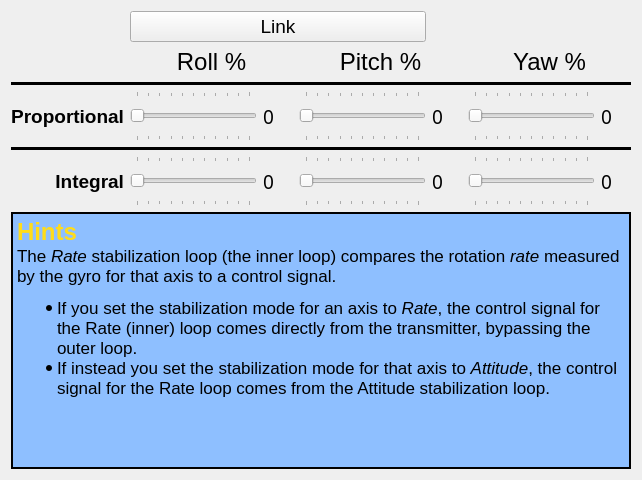
         <widget class="QWidget" name="basicRateStab">
          <property name="geometry">
           <rect>
            <x>0</x>
            <y>0</y>
            <width>642</width>
            <height>480</height>
           </rect>
          </property>
          <property name="sizePolicy">
           <sizepolicy hsizetype="Expanding" vsizetype="Expanding">
            <horstretch>0</horstretch>
            <verstretch>0</verstretch>
           </sizepolicy>
          </property>
          <property name="sizeIncrement">
           <size>
            <width>1</width>
            <height>1</height>
           </size>
          </property>
          <property name="font">
           <font>
            <pointsize>14</pointsize>
            <weight>50</weight>
            <bold>false</bold>
           </font>
          </property>
          <property name="autoFillBackground">
           <bool>true</bool>
          </property>
          <attribute name="label">
           <string>Rate Stabilization (Inner Loop)</string>
          </attribute>
          <layout class="QGridLayout" name="gridLayout_6" rowstretch="0" columnstretch="0">
           <item row="0" column="0">
            <layout class="QGridLayout" name="gridLayout_4" rowstretch="0,0,0,0,0,0,0" columnstretch="0,0,0,0,0,0,0">
             <property name="sizeConstraint">
              <enum>QLayout::SetNoConstraint</enum>
             </property>
             <item row="3" column="0">
              <widget class="QLabel" name="label_3">
               <property name="font">
                <font>
                 <pointsize>14</pointsize>
                 <weight>75</weight>
                 <bold>true</bold>
                </font>
               </property>
               <property name="autoFillBackground">
                <bool>false</bool>
               </property>
               <property name="text">
                <string>Proportional</string>
               </property>
               <property name="alignment">
                <set>Qt::AlignRight|Qt::AlignTrailing|Qt::AlignVCenter</set>
               </property>
              </widget>
             </item>
             <item row="5" column="0">
              <widget class="QLabel" name="label_4">
               <property name="font">
                <font>
                 <pointsize>14</pointsize>
                 <weight>75</weight>
                 <bold>true</bold>
                </font>
               </property>
               <property name="autoFillBackground">
                <bool>false</bool>
               </property>
               <property name="text">
                <string>Integral</string>
               </property>
               <property name="alignment">
                <set>Qt::AlignRight|Qt::AlignTrailing|Qt::AlignVCenter</set>
               </property>
              </widget>
             </item>
             <item row="3" column="5">
              <widget class="QSlider" name="rateYawProp">
               <property name="minimumSize">
                <size>
                 <width>100</width>
                 <height>50</height>
                </size>
               </property>
               <property name="autoFillBackground">
                <bool>false</bool>
               </property>
               <property name="maximum">
                <number>100</number>
               </property>
               <property name="orientation">
                <enum>Qt::Horizontal</enum>
               </property>
               <property name="tickPosition">
                <enum>QSlider::TicksBothSides</enum>
               </property>
               <property name="tickInterval">
                <number>10</number>
               </property>
               <property name="wrapping" stdset="0">
                <bool>false</bool>
               </property>
               <property name="notchTarget" stdset="0">
                <double>0.000000000000000</double>
               </property>
               <property name="notchesVisible" stdset="0">
                <bool>false</bool>
               </property>
              </widget>
             </item>
             <item row="5" column="5">
              <widget class="QSlider" name="rateYawInt">
               <property name="minimumSize">
                <size>
                 <width>0</width>
                 <height>50</height>
                </size>
               </property>
               <property name="autoFillBackground">
                <bool>false</bool>
               </property>
               <property name="maximum">
                <number>100</number>
               </property>
               <property name="orientation">
                <enum>Qt::Horizontal</enum>
               </property>
               <property name="tickPosition">
                <enum>QSlider::TicksBothSides</enum>
               </property>
               <property name="tickInterval">
                <number>10</number>
               </property>
               <property name="wrapping" stdset="0">
                <bool>false</bool>
               </property>
               <property name="notchTarget" stdset="0">
                <double>0.000000000000000</double>
               </property>
               <property name="notchesVisible" stdset="0">
                <bool>false</bool>
               </property>
              </widget>
             </item>
             <item row="4" column="0" colspan="7">
              <widget class="Line" name="line">
               <property name="sizePolicy">
                <sizepolicy hsizetype="Expanding" vsizetype="Fixed">
                 <horstretch>0</horstretch>
                 <verstretch>0</verstretch>
                </sizepolicy>
               </property>
               <property name="autoFillBackground">
                <bool>false</bool>
               </property>
               <property name="frameShadow">
                <enum>QFrame::Plain</enum>
               </property>
               <property name="lineWidth">
                <number>5</number>
               </property>
               <property name="orientation">
                <enum>Qt::Horizontal</enum>
               </property>
              </widget>
             </item>
             <item row="2" column="0" colspan="7">
              <widget class="Line" name="line_2">
               <property name="sizePolicy">
                <sizepolicy hsizetype="Expanding" vsizetype="Fixed">
                 <horstretch>0</horstretch>
                 <verstretch>0</verstretch>
                </sizepolicy>
               </property>
               <property name="autoFillBackground">
                <bool>false</bool>
               </property>
               <property name="frameShadow">
                <enum>QFrame::Plain</enum>
               </property>
               <property name="lineWidth">
                <number>5</number>
               </property>
               <property name="orientation">
                <enum>Qt::Horizontal</enum>
               </property>
              </widget>
             </item>
             <item row="0" column="1" colspan="3">
              <widget class="QPushButton" name="linkRatePitchRoll">
               <property name="autoFillBackground">
                <bool>false</bool>
               </property>
               <property name="text">
                <string>Link</string>
               </property>
               <property name="checkable">
                <bool>true</bool>
               </property>
               <property name="flat">
                <bool>false</bool>
               </property>
              </widget>
             </item>
             <item row="3" column="6">
              <widget class="QLabel" name="RPYL">
               <property name="minimumSize">
                <size>
                 <width>30</width>
                 <height>0</height>
                </size>
               </property>
               <property name="font">
                <font>
                 <family>Monaco</family>
                 <pointsize>14</pointsize>
                </font>
               </property>
               <property name="autoFillBackground">
                <bool>false</bool>
               </property>
               <property name="text">
                <string>0</string>
               </property>
               <property name="alignment">
                <set>Qt::AlignLeading|Qt::AlignLeft|Qt::AlignVCenter</set>
               </property>
              </widget>
             </item>
             <item row="5" column="6">
              <widget class="QLabel" name="RIYL">
               <property name="minimumSize">
                <size>
                 <width>30</width>
                 <height>0</height>
                </size>
               </property>
               <property name="font">
                <font>
                 <family>Monaco</family>
                 <pointsize>14</pointsize>
                </font>
               </property>
               <property name="autoFillBackground">
                <bool>false</bool>
               </property>
               <property name="text">
                <string>0</string>
               </property>
               <property name="alignment">
                <set>Qt::AlignLeading|Qt::AlignLeft|Qt::AlignVCenter</set>
               </property>
              </widget>
             </item>
             <item row="6" column="0" colspan="7">
              <widget class="QTextBrowser" name="RateTextBrowser">
               <property name="autoFillBackground">
                <bool>false</bool>
               </property>
               <property name="styleSheet">
                <string notr="true">background-color: rgb(142, 191, 255);</string>
               </property>
               <property name="frameShape">
                <enum>QFrame::Box</enum>
               </property>
               <property name="frameShadow">
                <enum>QFrame::Plain</enum>
               </property>
               <property name="lineWidth">
                <number>2</number>
               </property>
               <property name="html">
                <string>&lt;!DOCTYPE HTML PUBLIC &quot;-//W3C//DTD HTML 4.0//EN&quot; &quot;http://www.w3.org/TR/REC-html40/strict.dtd&quot;&gt;
&lt;html&gt;&lt;head&gt;&lt;meta name=&quot;qrichtext&quot; content=&quot;1&quot; /&gt;&lt;style type=&quot;text/css&quot;&gt;
p, li { white-space: pre-wrap; }
&lt;/style&gt;&lt;/head&gt;&lt;body style=&quot; font-family:'Lucida Grande'; font-size:13pt; font-weight:400; font-style:normal;&quot;&gt;
&lt;p style=&quot; margin-top:0px; margin-bottom:0px; margin-left:0px; margin-right:0px; -qt-block-indent:0; text-indent:0px;&quot;&gt;&lt;span style=&quot; font-size:18pt; font-weight:600; color:#ffdc1a;&quot;&gt;Hints&lt;/span&gt;&lt;/p&gt;
&lt;p style=&quot; margin-top:0px; margin-bottom:0px; margin-left:0px; margin-right:0px; -qt-block-indent:0; text-indent:0px;&quot;&gt;The &lt;span style=&quot; font-style:italic;&quot;&gt;Rate&lt;/span&gt; stabilization loop (the inner loop) compares the rotation &lt;span style=&quot; font-style:italic;&quot;&gt;rate &lt;/span&gt;measured by the gyro for that axis to a control signal.&lt;/p&gt;
&lt;ul style=&quot;margin-top: 0px; margin-bottom: 0px; margin-left: 0px; margin-right: 0px; -qt-list-indent: 1;&quot;&gt;&lt;li style=&quot; margin-top:12px; margin-bottom:0px; margin-left:0px; margin-right:0px; -qt-block-indent:0; text-indent:0px;&quot;&gt;If you set the stabilization mode for an axis to &lt;span style=&quot; font-style:italic;&quot;&gt;Rate&lt;/span&gt;, the control signal for the Rate (inner) loop comes directly from the transmitter, bypassing the outer loop.&lt;/li&gt;
&lt;li style=&quot; margin-top:0px; margin-bottom:12px; margin-left:0px; margin-right:0px; -qt-block-indent:0; text-indent:0px;&quot;&gt;If instead you set the stabilization mode for that axis to &lt;span style=&quot; font-style:italic;&quot;&gt;Attitude&lt;/span&gt;, the control signal for the Rate loop comes from the Attitude stabilization loop.&lt;/li&gt;&lt;/ul&gt;&lt;/body&gt;&lt;/html&gt;</string>
               </property>
              </widget>
             </item>
             <item row="1" column="1" colspan="2">
              <widget class="QLabel" name="label_7">
               <property name="font">
                <font>
                 <pointsize>18</pointsize>
                </font>
               </property>
               <property name="autoFillBackground">
                <bool>false</bool>
               </property>
               <property name="text">
                <string>Roll %</string>
               </property>
               <property name="alignment">
                <set>Qt::AlignCenter</set>
               </property>
              </widget>
             </item>
             <item row="1" column="3" colspan="2">
              <widget class="QLabel" name="label_2">
               <property name="sizePolicy">
                <sizepolicy hsizetype="Expanding" vsizetype="Preferred">
                 <horstretch>0</horstretch>
                 <verstretch>0</verstretch>
                </sizepolicy>
               </property>
               <property name="font">
                <font>
                 <pointsize>18</pointsize>
                </font>
               </property>
               <property name="autoFillBackground">
                <bool>false</bool>
               </property>
               <property name="text">
                <string>Pitch %</string>
               </property>
               <property name="alignment">
                <set>Qt::AlignCenter</set>
               </property>
              </widget>
             </item>
             <item row="1" column="5" colspan="2">
              <widget class="QLabel" name="label_8">
               <property name="sizePolicy">
                <sizepolicy hsizetype="Expanding" vsizetype="Preferred">
                 <horstretch>0</horstretch>
                 <verstretch>0</verstretch>
                </sizepolicy>
               </property>
               <property name="font">
                <font>
                 <pointsize>18</pointsize>
                </font>
               </property>
               <property name="autoFillBackground">
                <bool>false</bool>
               </property>
               <property name="text">
                <string>Yaw %</string>
               </property>
               <property name="alignment">
                <set>Qt::AlignCenter</set>
               </property>
              </widget>
             </item>
             <item row="5" column="1">
              <widget class="QSlider" name="rateRollInt">
               <property name="minimumSize">
                <size>
                 <width>0</width>
                 <height>50</height>
                </size>
               </property>
               <property name="autoFillBackground">
                <bool>false</bool>
               </property>
               <property name="maximum">
                <number>100</number>
               </property>
               <property name="orientation">
                <enum>Qt::Horizontal</enum>
               </property>
               <property name="tickPosition">
                <enum>QSlider::TicksBothSides</enum>
               </property>
               <property name="tickInterval">
                <number>10</number>
               </property>
               <property name="wrapping" stdset="0">
                <bool>false</bool>
               </property>
               <property name="notchTarget" stdset="0">
                <double>0.000000000000000</double>
               </property>
               <property name="notchesVisible" stdset="0">
                <bool>false</bool>
               </property>
              </widget>
             </item>
             <item row="5" column="2">
              <widget class="QLabel" name="RIRL">
               <property name="minimumSize">
                <size>
                 <width>30</width>
                 <height>0</height>
                </size>
               </property>
               <property name="font">
                <font>
                 <family>Monaco</family>
                 <pointsize>14</pointsize>
                </font>
               </property>
               <property name="autoFillBackground">
                <bool>false</bool>
               </property>
               <property name="text">
                <string>0</string>
               </property>
               <property name="alignment">
                <set>Qt::AlignLeading|Qt::AlignLeft|Qt::AlignVCenter</set>
               </property>
              </widget>
             </item>
             <item row="5" column="3">
              <widget class="QSlider" name="ratePitchInt">
               <property name="minimumSize">
                <size>
                 <width>100</width>
                 <height>50</height>
                </size>
               </property>
               <property name="autoFillBackground">
                <bool>false</bool>
               </property>
               <property name="maximum">
                <number>100</number>
               </property>
               <property name="orientation">
                <enum>Qt::Horizontal</enum>
               </property>
               <property name="tickPosition">
                <enum>QSlider::TicksBothSides</enum>
               </property>
               <property name="tickInterval">
                <number>10</number>
               </property>
               <property name="wrapping" stdset="0">
                <bool>false</bool>
               </property>
               <property name="notchTarget" stdset="0">
                <double>0.000000000000000</double>
               </property>
               <property name="notchesVisible" stdset="0">
                <bool>false</bool>
               </property>
              </widget>
             </item>
             <item row="5" column="4">
              <widget class="QLabel" name="RIPL">
               <property name="minimumSize">
                <size>
                 <width>30</width>
                 <height>0</height>
                </size>
               </property>
               <property name="font">
                <font>
                 <family>Monaco</family>
                 <pointsize>14</pointsize>
                </font>
               </property>
               <property name="autoFillBackground">
                <bool>false</bool>
               </property>
               <property name="text">
                <string>0</string>
               </property>
               <property name="alignment">
                <set>Qt::AlignLeading|Qt::AlignLeft|Qt::AlignVCenter</set>
               </property>
              </widget>
             </item>
             <item row="3" column="4">
              <widget class="QLabel" name="RPPL">
               <property name="sizePolicy">
                <sizepolicy hsizetype="Minimum" vsizetype="Minimum">
                 <horstretch>0</horstretch>
                 <verstretch>0</verstretch>
                </sizepolicy>
               </property>
               <property name="minimumSize">
                <size>
                 <width>30</width>
                 <height>0</height>
                </size>
               </property>
               <property name="font">
                <font>
                 <family>Monaco</family>
                 <pointsize>14</pointsize>
                </font>
               </property>
               <property name="autoFillBackground">
                <bool>false</bool>
               </property>
               <property name="midLineWidth">
                <number>-10</number>
               </property>
               <property name="text">
                <string>0</string>
               </property>
               <property name="textFormat">
                <enum>Qt::AutoText</enum>
               </property>
               <property name="scaledContents">
                <bool>false</bool>
               </property>
               <property name="alignment">
                <set>Qt::AlignLeading|Qt::AlignLeft|Qt::AlignVCenter</set>
               </property>
              </widget>
             </item>
             <item row="3" column="3">
              <widget class="QSlider" name="ratePitchProp">
               <property name="minimumSize">
                <size>
                 <width>100</width>
                 <height>50</height>
                </size>
               </property>
               <property name="autoFillBackground">
                <bool>false</bool>
               </property>
               <property name="maximum">
                <number>100</number>
               </property>
               <property name="orientation">
                <enum>Qt::Horizontal</enum>
               </property>
               <property name="tickPosition">
                <enum>QSlider::TicksBothSides</enum>
               </property>
               <property name="tickInterval">
                <number>10</number>
               </property>
               <property name="wrapping" stdset="0">
                <bool>false</bool>
               </property>
               <property name="notchTarget" stdset="0">
                <double>0.000000000000000</double>
               </property>
               <property name="notchesVisible" stdset="0">
                <bool>false</bool>
               </property>
              </widget>
             </item>
             <item row="3" column="1">
              <widget class="QSlider" name="rateRollProp">
               <property name="minimumSize">
                <size>
                 <width>100</width>
                 <height>50</height>
                </size>
               </property>
               <property name="autoFillBackground">
                <bool>false</bool>
               </property>
               <property name="maximum">
                <number>100</number>
               </property>
               <property name="orientation">
                <enum>Qt::Horizontal</enum>
               </property>
               <property name="tickPosition">
                <enum>QSlider::TicksBothSides</enum>
               </property>
               <property name="tickInterval">
                <number>10</number>
               </property>
               <property name="wrapping" stdset="0">
                <bool>false</bool>
               </property>
               <property name="notchTarget" stdset="0">
                <double>0.000000000000000</double>
               </property>
               <property name="notchesVisible" stdset="0">
                <bool>false</bool>
               </property>
              </widget>
             </item>
             <item row="3" column="2">
              <widget class="QLabel" name="RPRL">
               <property name="minimumSize">
                <size>
                 <width>30</width>
                 <height>0</height>
                </size>
               </property>
               <property name="font">
                <font>
                 <family>Monaco</family>
                 <pointsize>14</pointsize>
                </font>
               </property>
               <property name="autoFillBackground">
                <bool>false</bool>
               </property>
               <property name="text">
                <string>0</string>
               </property>
               <property name="alignment">
                <set>Qt::AlignLeading|Qt::AlignLeft|Qt::AlignVCenter</set>
               </property>
              </widget>
             </item>
            </layout>
           </item>
          </layout>
         </widget>
